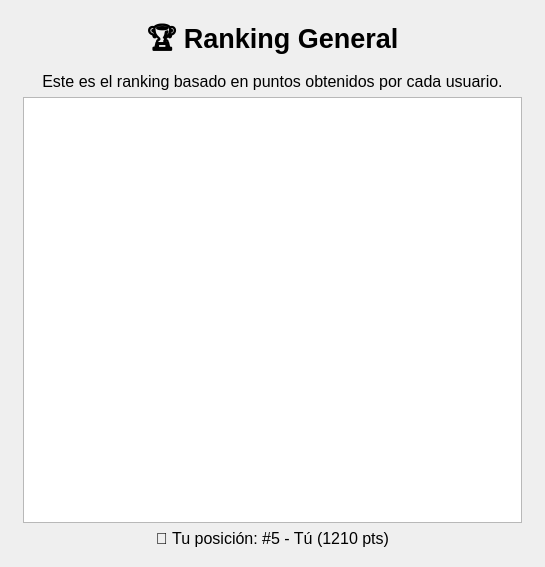
<?xml version="1.0" encoding="UTF-8"?>
<ui version="4.0">
 <class>ventanaRanking</class>
 <widget class="QMainWindow" name="ventanaRanking">
  <property name="geometry">
   <rect>
    <x>0</x>
    <y>0</y>
    <width>545</width>
    <height>567</height>
   </rect>
  </property>
  <property name="windowTitle">
   <string>Ranking General</string>
  </property>
  <widget class="QWidget" name="centralwidget">
   <layout class="QGridLayout" name="gridLayout">
    <item row="0" column="1">
     <spacer name="verticalSpacer">
      <property name="orientation">
       <enum>Qt::Orientation::Vertical</enum>
      </property>
      <property name="sizeHint" stdset="0">
       <size>
        <width>20</width>
        <height>5</height>
       </size>
      </property>
     </spacer>
    </item>
    <item row="1" column="0">
     <spacer name="horizontalSpacer">
      <property name="orientation">
       <enum>Qt::Orientation::Horizontal</enum>
      </property>
      <property name="sizeHint" stdset="0">
       <size>
        <width>4</width>
        <height>20</height>
       </size>
      </property>
     </spacer>
    </item>
    <item row="1" column="1">
     <layout class="QVBoxLayout" name="verticalLayout_2">
      <item>
       <layout class="QVBoxLayout" name="verticalLayout">
        <item>
         <widget class="QLabel" name="lblHolaUsuario">
          <property name="maximumSize">
           <size>
            <width>500</width>
            <height>16777215</height>
           </size>
          </property>
          <property name="font">
           <font>
            <pointsize>20</pointsize>
            <bold>true</bold>
           </font>
          </property>
          <property name="text">
           <string>🏆 Ranking General</string>
          </property>
          <property name="alignment">
           <set>Qt::AlignmentFlag::AlignCenter</set>
          </property>
         </widget>
        </item>
        <item>
         <widget class="QLabel" name="lblConsejo">
          <property name="maximumSize">
           <size>
            <width>500</width>
            <height>16777215</height>
           </size>
          </property>
          <property name="font">
           <font>
            <pointsize>12</pointsize>
           </font>
          </property>
          <property name="text">
           <string>Este es el ranking basado en puntos obtenidos por cada usuario.</string>
          </property>
          <property name="alignment">
           <set>Qt::AlignmentFlag::AlignCenter</set>
          </property>
         </widget>
        </item>
       </layout>
      </item>
      <item>
       <widget class="QTableWidget" name="tableRanking">
        <property name="minimumSize">
         <size>
          <width>499</width>
          <height>426</height>
         </size>
        </property>
        <property name="maximumSize">
         <size>
          <width>499</width>
          <height>426</height>
         </size>
        </property>
       </widget>
      </item>
      <item>
       <widget class="QLabel" name="lblPosicionPuntos">
        <property name="maximumSize">
         <size>
          <width>500</width>
          <height>16777215</height>
         </size>
        </property>
        <property name="font">
         <font>
          <pointsize>12</pointsize>
         </font>
        </property>
        <property name="text">
         <string>🧍 Tu posición: #5 - Tú (1210 pts)</string>
        </property>
        <property name="alignment">
         <set>Qt::AlignmentFlag::AlignCenter</set>
        </property>
       </widget>
      </item>
     </layout>
    </item>
    <item row="1" column="2">
     <spacer name="horizontalSpacer_2">
      <property name="orientation">
       <enum>Qt::Orientation::Horizontal</enum>
      </property>
      <property name="sizeHint" stdset="0">
       <size>
        <width>4</width>
        <height>20</height>
       </size>
      </property>
     </spacer>
    </item>
    <item row="2" column="1">
     <spacer name="verticalSpacer_2">
      <property name="orientation">
       <enum>Qt::Orientation::Vertical</enum>
      </property>
      <property name="sizeHint" stdset="0">
       <size>
        <width>20</width>
        <height>5</height>
       </size>
      </property>
     </spacer>
    </item>
   </layout>
  </widget>
 </widget>
 <resources/>
 <connections/>
</ui>
